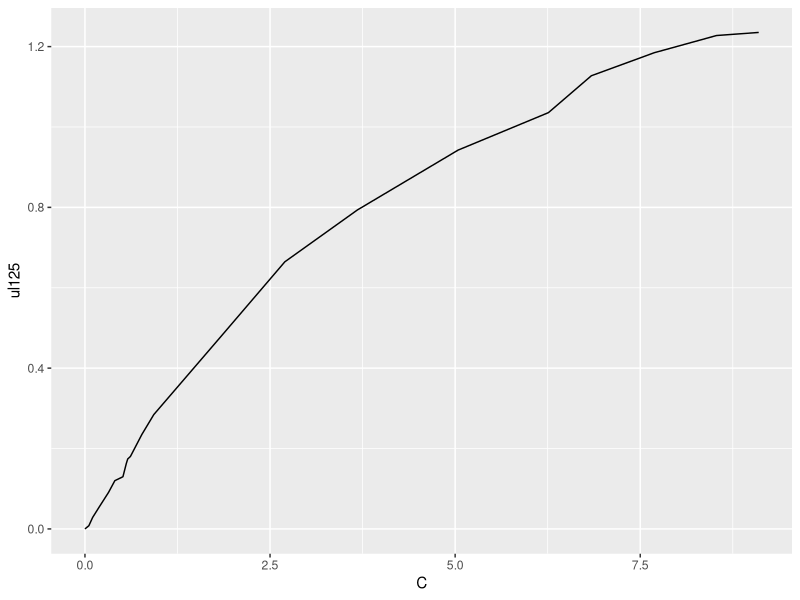
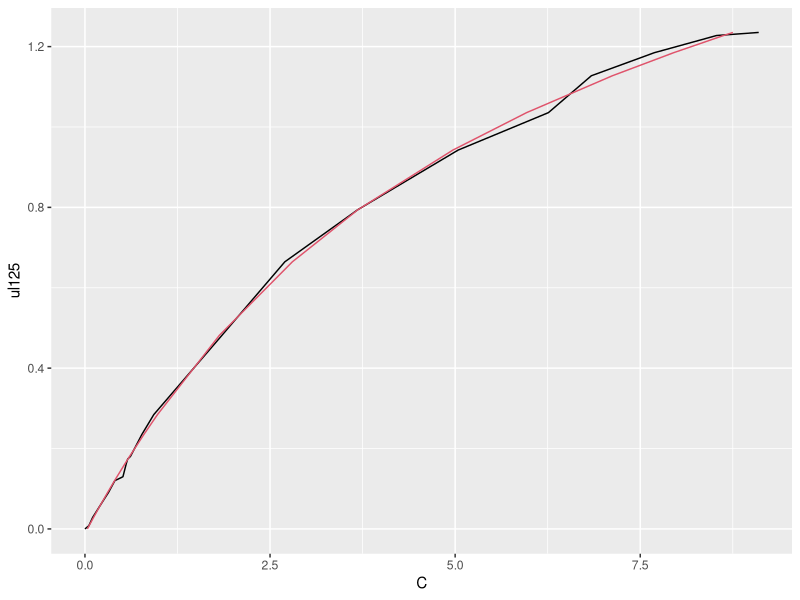

These figures' R source, in order:
##### PATH LENGTH CORRECTION EXPLORATION
##### Author  : Saurin Parikh (dr.saurin.parikh@gmail.com)
##### Date    : 05/23/2019

##### INITIALIZATION
#install.packages("readxl")
library(readxl)
library(ggplot2)

d <- read_excel("rawData/pathlengthdata.xlsx",col_types = "numeric")
colnames(d) <- c('ul80','ul100','ul125','ul150','C')

fit <- lm(C~ul125+I(ul125^2)+I(ul125^3)+I(ul125^4), data=d)
pC <- predict(fit)

qplot(C, ul125, data=d, geom="line")
last_plot() + geom_line(aes(x=pC, y=ul125), col=2)

summary(fit)$r.squared
summary(fit)$adj.r.squared


pr <- read_excel("rawData/Exp16_19_RawData.xlsx",col_types = "numeric")

dim(pr)
pr$Time <- seq(0,15*(dim(pr)[1]-1),15)
pr <- pr[1:89,]

for (i in 2:dim(pr)[2]) {
  temp <- data.frame(ul125 = pr[[i]])
  pr[[i]] <- predict(fit, temp)
}

df<- pr


